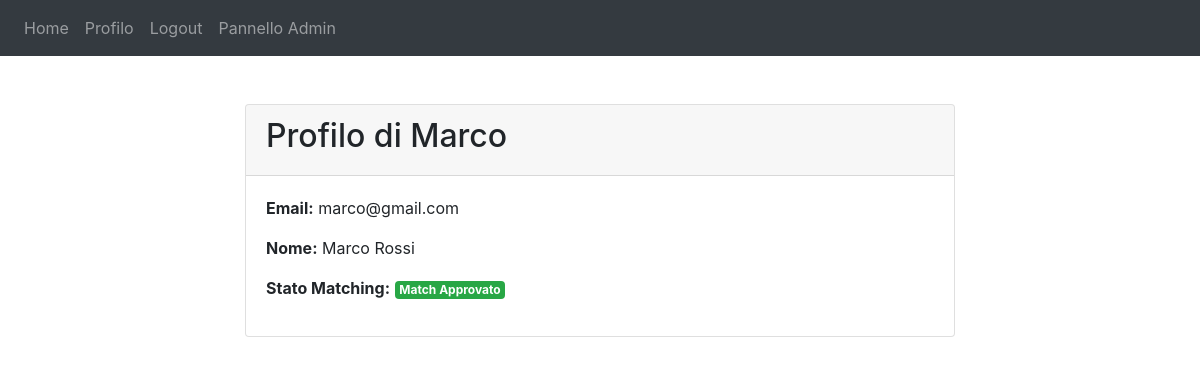
The app's page /profile (signed in) with its own data.
### website/models.py (models this page shows)
class User(db.Model, UserMixin):
    id = db.Column(db.Integer, primary_key=True)
    email = db.Column(db.String(150), unique=True)
    password = db.Column(db.String(150))
    first_name = db.Column(db.String(150))
    surname = db.Column(db.String(150))
    is_admin = db.Column(db.Boolean, default=False, nullable=False)
    university = db.Column(db.String(150))
    current_status = db.Column(db.String(150))
    field_of_study = db.Column(db.String(150))
    participation_role = db.Column(db.String(150))
    time_commitment = db.Column(db.String(150))
    communication = db.Column(db.String(150))
    improve_communication = db.Column(db.String(150))
    help_writing_paper = db.Column(db.String(150))
    maximize_conference_experience = db.Column(db.String(150))
    help_choice_time_abroad = db.Column(db.String(150))
    phd_work_balance = db.Column(db.String(150))
    phd_family_balance = db.Column(db.String(150))
    improve_soft_skills = db.Column(db.String(150))
    help_academic_career = db.Column(db.String(150))
    help_industrial_career = db.Column(db.String(150))
    talk_mental_wellbeing = db.Column(db.String(150))
    discovery = db.Column(db.String(150))
    advice = db.Column(db.String(150))
    promotion_help = db.Column(db.String(150))
    matching_status = db.Column(db.Integer, default=None, nullable=True)

### website/views.py (the view)
@views.route('/profile')
@login_required
def profile():
    return render_template("profile.html", user=current_user)

### website/templates/profile.html (shortened to what this page needs)
{% extends "base.html" %}
{% block content %}
<div class="container mt-5">
    <div class="row justify-content-center">
        <div class="col-md-8">
            <div class="card">
                <div class="card-header">
                    <h2>Profilo di {{ current_user.first_name.capitalize() }}</h2>
                </div>
                <div class="card-body">
                    <p><strong>Email:</strong> {{ current_user.email }}</p>
                    <p><strong>Nome:</strong> {{ current_user.first_name.capitalize() }} {{ current_user.surname.capitalize() }}</p>
                    <p><strong>Stato Matching:</strong>
                        {% if current_user.matching_status == 0 %}
                            <span class="badge badge-success">Match Approvato</span>
                        {% elif current_user.matching_status == 5 %}
                            <span class="badge badge-info">In attesa di approvazione</span>
                        {% elif current_user.matching_status in [1, 2, 3] %}
                            <span class="badge badge-warning">In attesa di matching</span>
                        {% else %}
                            <span class="badge badge-secondary">Form non compilato</span>
                        {% endif %}
                    </p>
                </div>
            </div>
            </div>
    </div>
</div>
{% endblock %}

### records on screen
User: first_name "Marco", email "marco@gmail.com", surname "Rossi"
